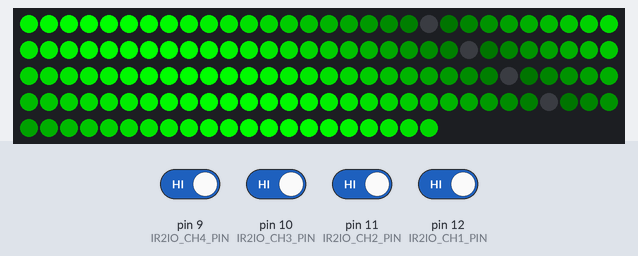
The sketch below on a simulated Arduino Nano, built with avr-gcc and run on an emulated ATmega328P. On the bench: 141 RGB LEDs in strip order, left to right, continuing on the next row. Inputs (shaded band) come from the test bench; at power-on: pin 9 (IR2IO_CH4_PIN), pin 10 (IR2IO_CH3_PIN), pin 11 (IR2IO_CH2_PIN), pin 12 (IR2IO_CH1_PIN) HIGH. Dim RGB values are drawn brighter than linear.

Above: at 1.2 s.
1.3 s: pin 10 (IR2IO_CH3_PIN) driven LOW
At 1.67 s:
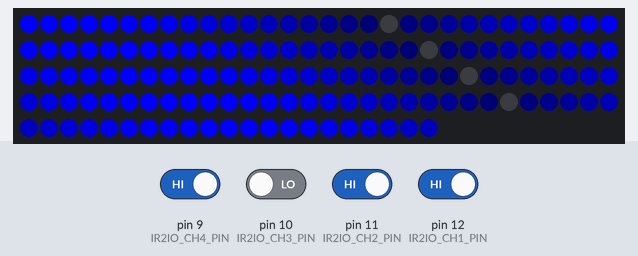
3.9 s: pin 12 (IR2IO_CH1_PIN) driven LOW
At 4.11 s:
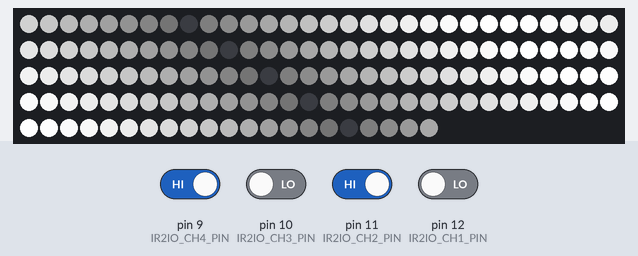
6.3 s: pin 9 (IR2IO_CH4_PIN) driven LOW
At 6.54 s:
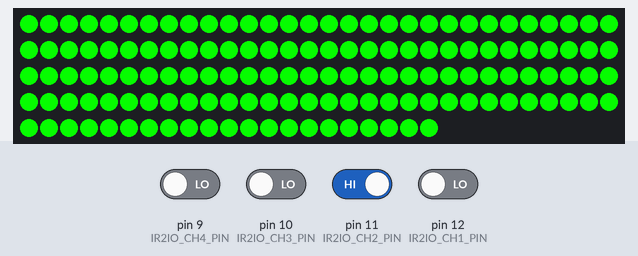
9.3 s: pin 12 (IR2IO_CH1_PIN) driven HIGH
10.8 s: pin 11 (IR2IO_CH2_PIN) driven LOW
At 11.25 s:
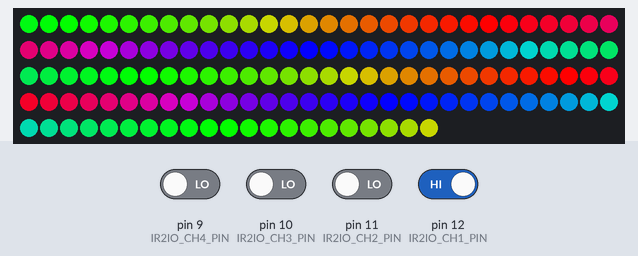
13.5 s: pin 10 (IR2IO_CH3_PIN) driven HIGH
At 13.67 s:
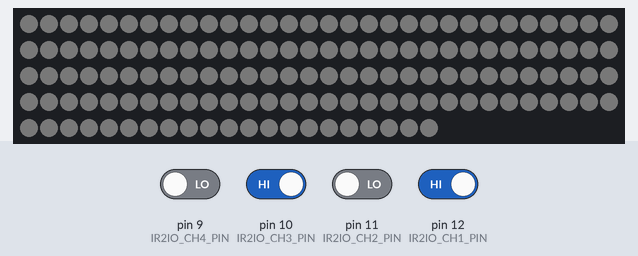
Timing chart, 0 to 16.0 s (numbered marks = the images above; inputs shaded):
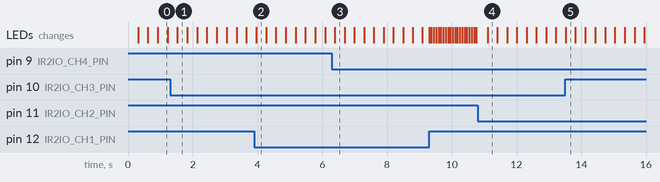

The sketch:

RGB-LED-Strip.ino
```cpp
/*
* Arduino project to control an animated RGB LED strip with any IR remote control.
* Tested on Arduino Nano
*
* For more details, see Hackaday.io project description:
* https://hackaday.io/project/176189-rgb-led-strip-controlled-by-ir-remote-control
*
* Author: rootfrogsMakes
* URL:    https://makes.rootfrogs.com
*/

#include <Adafruit_NeoPixel.h>
#include "src/AnimatedLedStrip.hpp"
#include "src/IR2IO.hpp"

#define LED_PIN     2
#define LED_COUNT   141

#define IR2IO_CH1_PIN   12
#define IR2IO_CH2_PIN   11
#define IR2IO_CH3_PIN   10
#define IR2IO_CH4_PIN   9

void outputChanged(uint8_t activeOutputs);

Adafruit_NeoPixel ledStrip(LED_COUNT, LED_PIN, NEO_GRB + NEO_KHZ800);
AnimatedLedStrip animatedStrip(ledStrip);
IR2IO ir2io(12, 11, 10, 9, outputChanged);

void setup() {
  ledStrip.begin();
  animatedStrip.setColor(Colors::GREEN);
  animatedStrip.setAnimation(LAOLA_WAVE);
}

void loop() {
  ir2io.run();
  animatedStrip.run();
}

void outputChanged(uint8_t activeOutputs)
{

  switch(activeOutputs)
  {
    case 0:
      //all outputs off (button on remote released)
      break;

    case 1:
      animatedStrip.setColor(Colors::RED);
      break;

    case 2:
      animatedStrip.setColor(Colors::GREEN);
      break;

    case 3:
      animatedStrip.setColor(Colors::YELLOW);
      break;

    case 4:
      animatedStrip.setColor(Colors::BLUE);
      break;

    case 5:
      animatedStrip.setColor(Colors::WHITE);
      break;

    case 6:
      animatedStrip.moreBrightness(5);
      break;

    case 7:
      animatedStrip.lessBrightness(5);
      break;

    case 8:
      if(animatedStrip.isOn())
      {
        animatedStrip.turnOff();
      }
      else
      {
        animatedStrip.turnOn();
      }
      break;

    case 9:
      animatedStrip.setAnimation(Animation_t::NONE);
      break;

    case 10:
      animatedStrip.setAnimation(Animation_t::FADING);
      break;

    case 11:
      animatedStrip.setAnimation(Animation_t::LAOLA_WAVE);
      break;

    case 12:
      animatedStrip.setAnimation(Animation_t::STROBO);
      break;

    case 13:
      animatedStrip.setAnimation(Animation_t::FADING_RAINBOW);
      break;

    case 14:
      animatedStrip.setAnimation(Animation_t::RUNNING_RAINBOW);
      break;

    case 15:
      //unused at the moment
      break;

    default:
      break;
  }
}
```

AnimatedLedStrip.cpp
```cpp
#include "AnimatedLedStrip.hpp"

AnimatedLedStrip::AnimatedLedStrip(Adafruit_NeoPixel& strip) :
    ledStrip(strip)
{

}

void AnimatedLedStrip::run()
{
    if(on == true)
    {
        if(animation == NONE)
        {
            if((millis() - lastTimestamp) > 1)
            {
                refreshColor();
                lastTimestamp = millis();
            }
        }
        else if(animation == FADING)
        {
            if((millis() - lastTimestamp) > 1)
            {
                if(animationFlag == 0)
                {
                    aimColor = 0;
                    refreshColor();
                    if(currentColor == aimColor)
                    {
                        animationFlag = 1;
                    }
                }
                else
                {
                    aimColor = backupColor;
                    refreshColor();
                    if(currentColor == aimColor)
                    {
                        animationFlag = 0;
                    }
                }

                lastTimestamp = millis();
                update = true;
            }
        }
        else if(animation == LAOLA_WAVE)
        {
            if((millis() - lastTimestamp) > 5)
            {
                animationFlag ++;
                setSineWave(aimColor, animationFlag, 8);

                lastTimestamp = millis();
                update = true;
            }
        }
        else if(animation == STROBO)
        {
            if((millis() - lastTimestamp) > 70)
            {
                if(animationFlag == 0)
                {
                    currentColor = 0;
                    animationFlag = 1;
                }
                else
                {
                    currentColor = aimColor;
                    animationFlag = 0;
                }

                ledStrip.fill(currentColor);

                lastTimestamp = millis();
                update = true;
            }
        }
        else if(animation == FADING_RAINBOW)
        {
            if((millis() - lastTimestamp) > 10)
            {
                rainbowPos++;
                ledStrip.fill(Wheel(rainbowPos));
                lastTimestamp = millis();
                update = true;
            }

        }
        else if(animation == RUNNING_RAINBOW)
        {
            if((millis() - lastTimestamp) > 10)
            {
                uint8_t tmpPos;
                rainbowPos++;
                for(uint16_t i = 0; i < ledStrip.numPixels(); i++)
                {
                    tmpPos = rainbowPos + (i*4);
                    ledStrip.setPixelColor(i, Wheel(tmpPos));
                }

                lastTimestamp = millis();
                update = true;
            }

        }
    }
    else
    {
        //on == false
        if((millis() - lastTimestamp) > 1)
        {
            //for fading out all LEDs
            refreshColor();
            lastTimestamp = millis();
        }
    }

    if(update == true)
    {
        ledStrip.show();
        update = false;
    }
}

void AnimatedLedStrip::setBrightness(uint8_t percent)
{
    ledStrip.setBrightness(percent);
    update = true;
}

void AnimatedLedStrip::moreBrightness(uint8_t add)
{
    uint8_t newBrightness;
    uint8_t currentBrightness = ledStrip.getBrightness();

    if(currentBrightness < 100)
    {
        newBrightness = currentBrightness + add;
        if(newBrightness > 100)
        {
            newBrightness = 100;
        }

        ledStrip.setBrightness(newBrightness);
        update = true;
    }
}

void AnimatedLedStrip::lessBrightness(uint8_t sub)
{
    uint8_t newBrightness;
    uint8_t currentBrightness = ledStrip.getBrightness();

    if(currentBrightness > 1)
    {
        if(sub >= currentBrightness)
        {
            newBrightness = 1;
        }
        else
        {
            newBrightness = currentBrightness - sub;
        }

        ledStrip.setBrightness(newBrightness);
        update = true;
    }
}

void AnimatedLedStrip::setColor(uint32_t color)
{
    aimColor = color;
    backupColor = color;

    if(animation == FADING_RAINBOW || animation == RUNNING_RAINBOW)
    {
        //setting a fix color will leave animations which dont use userset color
        animation = NONE;
    }
}

void AnimatedLedStrip::setAnimation(Animation_t animation)
{
    this->animation = animation;
    aimColor = backupColor;

    if(animation == LAOLA_WAVE || animation == FADING_RAINBOW || animation == RUNNING_RAINBOW)
    {
        //this animations doesnt use the currentColor, so set it to 0 --> force to update color on leaving animation
        currentColor = 0;
    }
}

void AnimatedLedStrip::turnOff()
{
    this->aimColor = 0;
    on = false;
}

void AnimatedLedStrip::turnOn()
{
    this->aimColor = this->backupColor;
    on = true;
}

bool AnimatedLedStrip::isOn()
{
    return on;
}

// Input a value 0 to 255 to get a color value.
// The colours are a transition r - g - b - back to r.
uint32_t AnimatedLedStrip::Wheel(byte WheelPos) {
  if(WheelPos < 85) {
    return ledStrip.Color(WheelPos * 3, 255 - WheelPos * 3, 0);
  }
  else if(WheelPos < 170) {
    WheelPos -= 85;
    return ledStrip.Color(255 - WheelPos * 3, 0, WheelPos * 3);
  }
  else {
    WheelPos -= 170;
    return ledStrip.Color(0, WheelPos * 3, 255 - WheelPos * 3);
  }
}

void AnimatedLedStrip::setSineWave(uint32_t color, uint8_t startPos, uint8_t stepWidth)
{
    uint32_t tmpColor;
    uint8_t wavePos = startPos;
    uint8_t sinValue;

    for(uint16_t i = 0; i < ledStrip.numPixels(); i++)
    {
        sinValue = ledStrip.sine8(wavePos);
        tmpColor = 0;

        if((color & 0xFF) > 0)
        {
            tmpColor |= sinValue;
        }

        if((color & 0xFF00) > 0)
        {
            tmpColor |= (((uint32_t)sinValue) << 8);
        }

        if((color & 0xFF0000) > 0)
        {
            tmpColor |= (((uint32_t)sinValue) << 16);
        }

        ledStrip.setPixelColor(i, tmpColor);

        wavePos += stepWidth;
    }

}

void AnimatedLedStrip::refreshColor()
{
    bool colorChanged = false;

    if((currentColor & 0xFF) > (aimColor & 0xFF))
    {
        currentColor--;
        colorChanged = true;
    }
    else if((currentColor & 0xFF) < (aimColor & 0xFF))
    {
        currentColor++;
        colorChanged = true;
    }

    if((currentColor & 0xFF00) > (aimColor & 0xFF00))
    {
        currentColor-= 0x0100;
        colorChanged = true;
    }
    else if((currentColor & 0xFF00) < (aimColor & 0xFF00))
    {
        currentColor+=0x0100;
        colorChanged = true;
    }

    if((currentColor & 0xFF0000) > (aimColor & 0xFF0000))
    {
        currentColor-= 0x010000;
        colorChanged = true;
    }
    else if((currentColor & 0xFF0000) < (aimColor & 0xFF0000))
    {
        currentColor+=0x010000;
        colorChanged = true;
    }

    if(colorChanged == true)
    {
        ledStrip.fill(currentColor);
        update = true;
    }
}
```

AnimatedLedStrip.hpp
```cpp
/*
* Class to do some animations on an Adafruit Neopixel compatible LED strip.
* Tested with an WS2812 LED strip with 140 LEDs
* All methods are self explained named.
*
* Author: rootfrogsMakes
* URL:    https://makes.rootfrogs.com
*/

#ifndef ANIMATED_LED_STRIPE_HPP
#define ANIMATED_LED_STRIPE_HPP

#include <Adafruit_NeoPixel.h>

class Colors
{
    //Helper class for some constant color definitions
    public:
        static const uint32_t RED       = 0x00FF0000;
        static const uint32_t GREEN     = 0x0000FF00;
        static const uint32_t BLUE      = 0x000000FF;
        static const uint32_t YELLOW    = 0x00FFFF00;
        static const uint32_t WHITE     = 0x00FFFFFF;
};

typedef enum
{
    NONE = 0,
    FADING = 1,
    LAOLA_WAVE = 2,
    STROBO = 3,
    FADING_RAINBOW = 4,
    RUNNING_RAINBOW = 5
}Animation_t;

class AnimatedLedStrip{
    public:
        AnimatedLedStrip(Adafruit_NeoPixel& strip);

        //call frequently in your main-loop:
        void run();

        void setBrightness(uint8_t percent);
        void moreBrightness(uint8_t add);
        void lessBrightness(uint8_t sub);

        void setColor(uint32_t color);
        void setAnimation(Animation_t animation);
        void setSineWave(uint32_t color, uint8_t startPos, uint8_t stepWidth);

        void turnOff();
        void turnOn();

        bool isOn();

    private:
        Adafruit_NeoPixel& ledStrip;
        bool update = false;
        Animation_t animation = NONE;
        uint32_t lastTimestamp = 0;
        uint32_t currentColor = 0;
        uint32_t aimColor = 0;
        uint32_t backupColor = 0;
        uint8_t animationFlag = false;
        uint8_t rainbowPos = 0;
        bool on = true;

        bool incrementColor(uint32_t* color, uint8_t amount);
        uint32_t Wheel(byte WheelPos);
        void refreshColor();

};

#endif
```

IR2IO.cpp
```cpp
#include "IR2IO.hpp"
#include <Arduino.h>

IR2IO::IR2IO(uint8_t ch1, uint8_t ch2, uint8_t ch3, uint8_t ch4, void(*callBack)(uint8_t function)):
    ch1(ch1),
    ch2(ch2),
    ch3(ch3),
    ch4(ch4),
    callBack(callBack)
{

}

void IR2IO::run()
{
    uint8_t function = 0;

    if((millis() - lastTimestamp) > 1)
    {

        if(digitalRead(ch1) == LOW)
        {
            function |= 0x01;
        }

        if(digitalRead(ch2) == LOW)
        {
            function |= 0x02;
        }

        if(digitalRead(ch3) == LOW)
        {
            function |= 0x04;
        }

        if(digitalRead(ch4) == LOW)
        {
            function |= 0x08;
        }


        if(function != lastSentFunctionID)
        {
            if(function == newFunctionID)
            {
                newFunctionIDCnt++;
            }
            else
            {
                newFunctionIDCnt = 0;
                newFunctionID = function;
            }

            if(newFunctionIDCnt > 2)
            {
                lastSentFunctionID = newFunctionID;
                callBack(newFunctionID);
            }
        }
        else
        {
            newFunctionIDCnt = 0;
        }
    }

}
```

IR2IO.hpp
```cpp
/*
* Helper class for IR2IO Modul
* This class will call a callback function if the output state of IR2IO Modul has changed.
* The 4 outputs are interpreted as a decimal number which is putted as parameter to the callback.
*
* IR2IO Modul available on Tindie: https://www.tindie.com/products/rootfrogs/ir2io
*
* Author: rootfrogsMakes
* URL:    https://makes.rootfrogs.com
*/


#ifndef IR2IO_HPP
#define IR2IO_HPP

#include <stdint.h>

class IR2IO{
    public:
        IR2IO(uint8_t ch1, uint8_t ch2, uint8_t ch3, uint8_t ch4, void(*callBack)(uint8_t activeOutputs));

        void run();

    private:
        uint8_t ch1, ch2, ch3, ch4;
        void(*callBack)(uint8_t activeOutputs);
        uint8_t lastSentFunctionID = 0;
        uint8_t newFunctionID = 0;
        uint8_t newFunctionIDCnt = 0;
        uint32_t lastTimestamp = 0;
};

#endif
```

Measured:
- after the input at 1.3 s, the LEDs: change after 0.23 s (image 1)
- after the input at 3.9 s, the LEDs: change after 0.06 s (image 2)
- after the input at 6.3 s, the LEDs: change after 0.09 s (image 3)
- after the input at 10.8 s, the LEDs: change after 0.31 s (image 4)
- after the input at 13.5 s, the LEDs: change at once (image 5)
